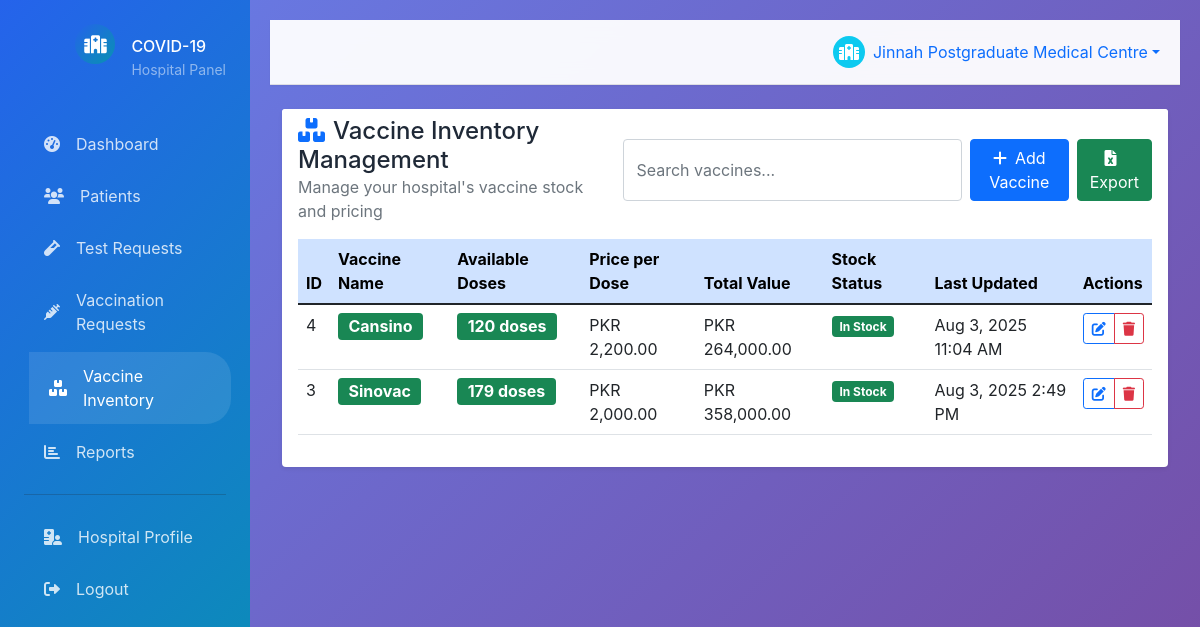
The app's page /hospital/inventory.php (signed in) with its own data.
### tables this page shows
CREATE TABLE `vaccine_inventory` (
  `id` int(11) NOT NULL,
  `hospital_id` int(11) NOT NULL,
  `vaccine_name` varchar(100) NOT NULL,
  `available_doses` int(11) DEFAULT 0,
  `price` decimal(10,2) DEFAULT 0.00,
  `updated_at` timestamp NOT NULL DEFAULT current_timestamp() ON UPDATE current_timestamp()
);

### config/database.php (called while the page is built, shortened)
<?php
class Database {
    private $host = DB_HOST;
    private $user = DB_USER;
    private $pass = DB_PASS;
    private $dbname = DB_NAME;
    private $dbh;
    private $stmt;
    public function __construct() {
        $dsn = 'mysql:host=' . $this->host . ';dbname=' . $this->dbname . ';charset=utf8mb4';
        $options = array(
            PDO::ATTR_PERSISTENT => true,
            PDO::ATTR_ERRMODE => PDO::ERRMODE_EXCEPTION
        );
        try {
            $this->dbh = new PDO($dsn, $this->user, $this->pass, $options);
        } catch (PDOException $e) {
            $this->error = $e->getMessage();
            die("Database Connection Failed: " . $this->error);
        }
    }
    public function query($query) {
        $this->stmt = $this->dbh->prepare($query);
    }
    public function bind($param, $value, $type = null) {
        if (is_null($type)) {
            switch (true) {
                case is_int($value):
                    $type = PDO::PARAM_INT;
                    break;
            }
        }
        $this->stmt->bindValue($param, $value, $type);
    }
    public function execute() {
        return $this->stmt->execute();
    }
    public function resultset() {
        $this->execute();
        return $this->stmt->fetchAll(PDO::FETCH_ASSOC);
    }
}
?>

### includes/functions.php (called while the page is built, shortened)
<?php
require_once '../config/database.php';
function formatDateTime($dateString) {
    return date('M j, Y g:i A', strtotime($dateString));
}
?>

### hospital/inventory.php (the view, shortened to what this page needs)
<?php
require_once '../includes/functions.php';
$db = new Database();
$hospital_id = $_SESSION['user_id'];
$db->query("SELECT * FROM vaccine_inventory WHERE hospital_id = :hospital_id ORDER BY vaccine_name");
$db->bind(':hospital_id', $hospital_id);
$inventory = $db->resultset();
?>
<!DOCTYPE html>
<html lang="en">
<head>
    <link href="https://cdn.jsdelivr.net/npm/bootstrap@5.1.3/dist/css/bootstrap.min.css" rel="stylesheet">
    <link href="https://cdnjs.cloudflare.com/ajax/libs/font-awesome/6.0.0/css/all.min.css" rel="stylesheet">
    <link href="../assets/css/style.css" rel="stylesheet">
</head>
<body>
    <?php include 'includes/sidebar.php'; ?>
    <div class="main-content">
        <?php include 'includes/header.php'; ?>
        <div class="container-fluid">
            <div class="row">
                <div class="col-12">
                    <div class="card border-0 shadow-sm">
                        <div class="card-header bg-white border-0 pb-0">
                            <div class="row align-items-center">
                                <div class="col">
                                    <h4 class="mb-0">
                                        <i class="fas fa-boxes me-2 text-primary"></i>Vaccine Inventory Management
                                    </h4>
                                    <p class="text-muted mb-0">Manage your hospital's vaccine stock and pricing</p>
                                </div>
                                <div class="col-auto">
                                    <div class="d-flex gap-2">
                                        <input type="text" class="form-control search-input" placeholder="Search vaccines..." data-target="#inventoryTable">
                                        <button class="btn btn-primary" data-bs-toggle="modal" data-bs-target="#addVaccineModal">
                                            <i class="fas fa-plus me-2"></i>Add Vaccine
                                        </button>
                                        <a href="?export=excel" class="btn btn-success">
                                            <i class="fas fa-file-excel me-2"></i>Export
                                        </a>
                                    </div>
                                </div>
                            </div>
                        </div>
                        <div class="card-body">
                            <?php if (empty($inventory)): ?>
                                <div class="text-center py-5">
                                    <i class="fas fa-boxes fa-4x text-muted mb-3"></i>
                                    <h5 class="text-muted">No vaccines in inventory</h5>
                                    <p class="text-muted">Add vaccines to your inventory to start accepting vaccination bookings.</p>
                                    <button class="btn btn-primary" data-bs-toggle="modal" data-bs-target="#addVaccineModal">
                                        <i class="fas fa-plus me-2"></i>Add Your First Vaccine
                                    </button>
                                </div>
                            <?php else: ?>
                                <div class="table-responsive">
                                    <table class="table table-hover" id="inventoryTable">
                                        <thead class="table-primary">
                                            <tr>
                                                <th>ID</th>
                                                <th>Vaccine Name</th>
                                                <th>Available Doses</th>
                                                <th>Price per Dose</th>
                                                <th>Total Value</th>
                                                <th>Stock Status</th>
                                                <th>Last Updated</th>
                                                <th>Actions</th>
                                            </tr>
                                        </thead>
                                        <tbody>
                                            <?php foreach ($inventory as $item): ?>
                                                <tr>
                                                    <td><?php echo $item['id']; ?></td>
                                                    <td>
                                                        <span class="badge bg-success fs-6"><?php echo $item['vaccine_name']; ?></span>
                                                    </td>
                                                    <td>
                                                        <span class="badge bg-<?php echo $item['available_doses'] > 50 ? 'success' : ($item['available_doses'] > 10 ? 'warning' : 'danger'); ?> fs-6">
                                                            <?php echo $item['available_doses']; ?> doses
                                                        </span>
                                                    </td>
                                                    <td>PKR <?php echo number_format($item['price'], 2); ?></td>
                                                    <td>PKR <?php echo number_format($item['available_doses'] * $item['price'], 2); ?></td>
                                                    <td>
                                                        <?php if ($item['available_doses'] > 50): ?>
                                                            <span class="badge bg-success">In Stock</span>
                                                        <?php elseif ($item['available_doses'] > 10): ?>
                                                            <span class="badge bg-warning">Low Stock</span>
                                                        <?php elseif ($item['available_doses'] > 0): ?>
                                                            <span class="badge bg-danger">Critical</span>
                                                        <?php else: ?>
                                                            <span class="badge bg-dark">Out of Stock</span>
                                                        <?php endif; ?>
                                                    </td>
                                                    <td><?php echo formatDateTime($item['updated_at']); ?></td>
                                                    <td>
                                                        <div class="btn-group" role="group">
                                                            <button type="button" class="btn btn-sm btn-outline-primary" onclick="editInventory(<?php echo htmlspecialchars(json_encode($item)); ?>)">
                                                                <i class="fas fa-edit"></i>
                                                            </button>
                                                            <button type="button" class="btn btn-sm btn-outline-danger" onclick="deleteInventory(<?php echo $item['id']; ?>)">
                                                                <i class="fas fa-trash"></i>
                                                            </button>
                                                        </div>
                                                    </td>
                                                </tr>
                                            <?php endforeach; ?>
                                        </tbody>
                                    </table>
                                </div>
                            <?php endif; ?>
                        </div>
                    </div>
                </div>
            </div>
        </div>
    </div>
</body>
</html>

### assets/css/style.css (style rules this page uses)
:root { --primary-color: #2563eb; --secondary-color: #0891b2; --accent-color: #f59e0b; --success-color: #10b981; --danger-color: #ef4444; --warning-color: #f59e0b; --dark-color: #1f2937; --light-color: #f8fafc; --gradient-primary: linear-gradient(135deg, #2563eb 0%, #0891b2 100%); --gradient-secondary: linear-gradient(135deg, #f59e0b 0%, #ef4444 100%); --shadow-sm: 0 1px 2px 0 rgba(0, 0, 0, 0.05); --shadow-md: 0 4px 6px -1px rgba(0, 0, 0, 0.1); --shadow-lg: 0 10px 15px -3px rgba(0, 0, 0, 0.1); --border-radius: 0.5rem; }
* { margin: 0; padding: 0; box-sizing: border-box; }
body { font-family: 'Inter', -apple-system, BlinkMacSystemFont, 'Segoe UI', Roboto, sans-serif; background: linear-gradient(135deg, #667eea 0%, #764ba2 100%); min-height: 100vh; color: var(--dark-color); }
.fade-in { animation: fadeIn 0.6s ease-in-out; }
.main-content { margin-left: 250px; padding: 20px; transition: all 0.3s ease; }

### records on screen
vaccine_inventory: id "4", vaccine_name "Cansino", available_doses "120", price "2,200.00", $item['available_doses'] * $item['price'] "264,000.00", shows "In Stock", updated_at "Aug 3, 2025 11:04 AM"
vaccine_inventory: id "3", vaccine_name "Sinovac", available_doses "179", price "2,000.00", $item['available_doses'] * $item['price'] "358,000.00", shows "In Stock", updated_at "Aug 3, 2025 2:49 PM"

### other values on screen
$_SESSION['name'] "Jinnah Postgraduate Medical Centre"
